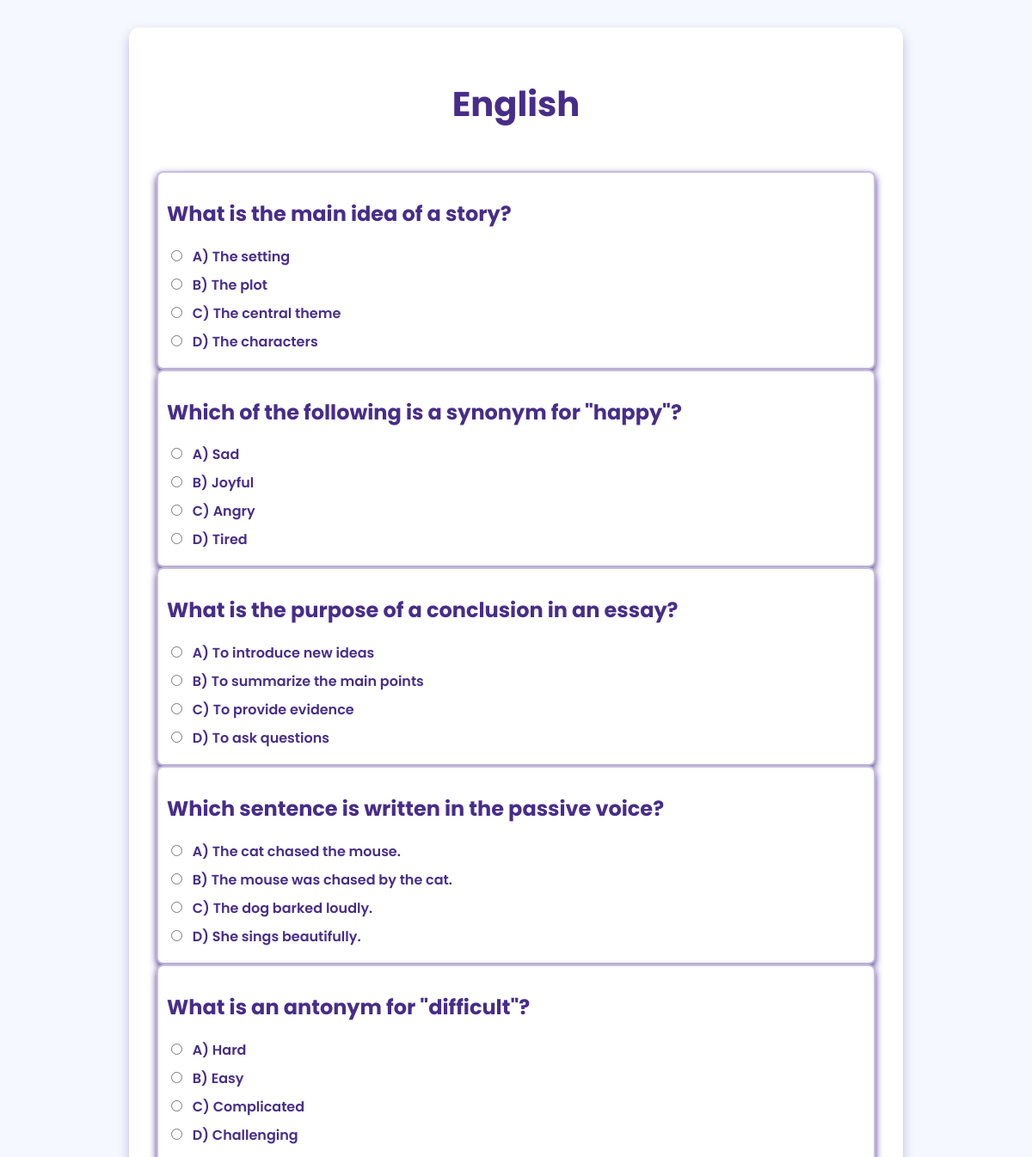
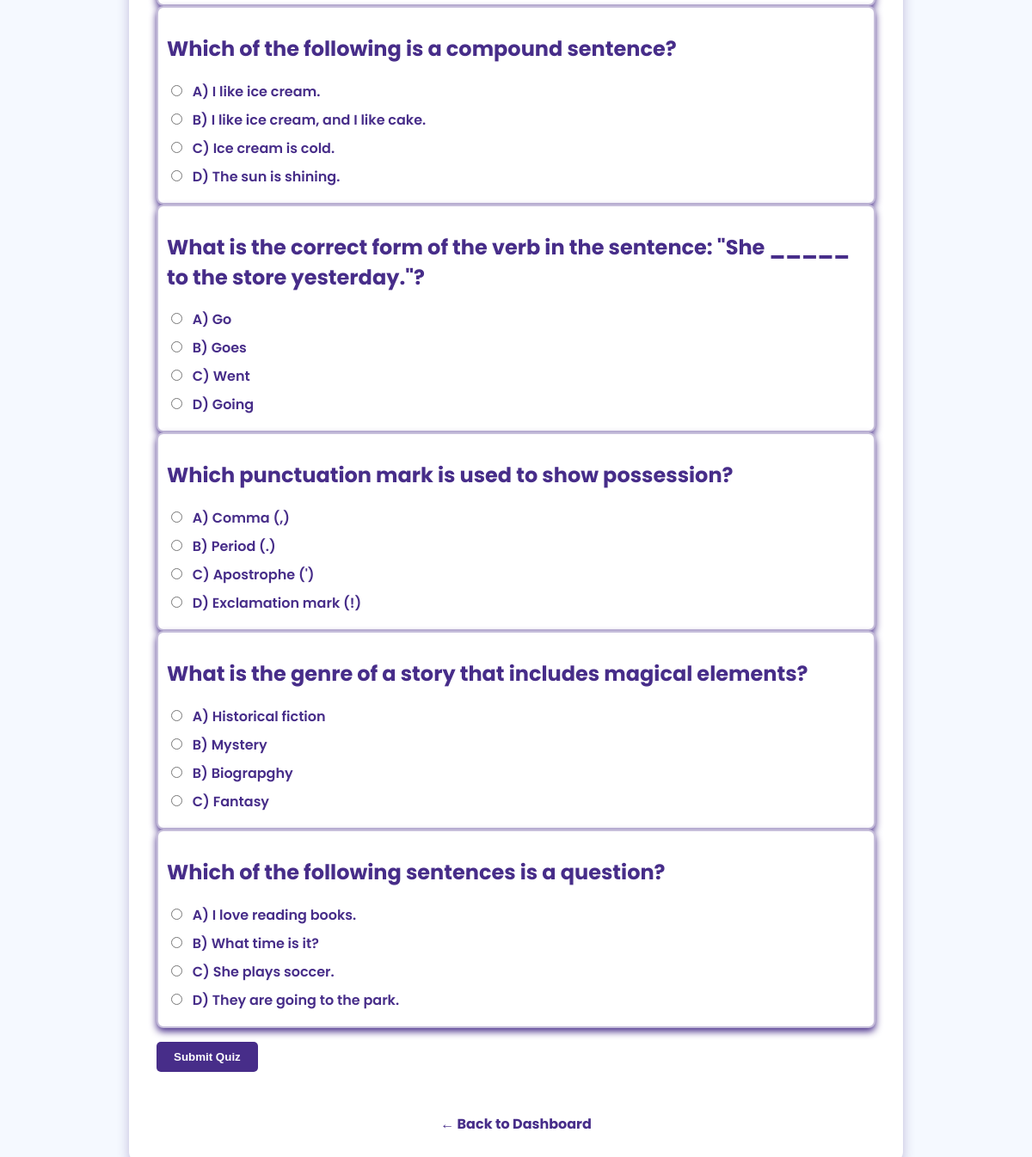
The app's page /quiz/1 with its own data (2 pictures, top to bottom).
### app.py (models this page shows)
class Quiz(db.Model):
    id = db.Column(db.Integer, primary_key=True)
    name = db.Column(db.String(100), nullable=False)
    questions = db.relationship('Question', back_populates='quiz', lazy=True, cascade='all, delete-orphan')

class Question(db.Model):
    id = db.Column(db.Integer, primary_key=True)
    quiz_id = db.Column(db.Integer, db.ForeignKey('quiz.id'), nullable=False)
    text = db.Column(db.String(200), nullable=False)
    choice_1 = db.Column(db.String(200), nullable=False)
    choice_2 = db.Column(db.String(200), nullable=False)
    choice_3 = db.Column(db.String(200), nullable=False)
    choice_4 = db.Column(db.String(200), nullable=False)
    correct_answer = db.Column(db.String(200), nullable=False)
    quiz = db.relationship('Quiz', back_populates='questions')

### app.py (the view, shortened to what this page needs)
@app.route('/quiz/<int:quiz_id>', methods=['GET', 'POST'])
def quiz_view(quiz_id):
    quiz = Quiz.query.get_or_404(quiz_id)
    return render_template('quiz.html', quiz=quiz)

### templates/quiz.html (shortened to what this page needs)
<!DOCTYPE html>
<html lang="en">
<head>
</head>
<body>
    <div class="container">
        <h1>{{ quiz.name }}</h1>
        <form method="post" id="quizForm">
            {% for question in quiz.questions %}
                <div class="question">
                    <h2>{{ question.text }}</h2>
                    <label><input type="radio" name="q{{ question.id }}" value="{{ question.choice_1 }}" required /> {{ question.choice_1 }}</label>
                    <label><input type="radio" name="q{{ question.id }}" value="{{ question.choice_2 }}" /> {{ question.choice_2 }}</label>
                    <label><input type="radio" name="q{{ question.id }}" value="{{ question.choice_3 }}" /> {{ question.choice_3 }}</label>
                    <label><input type="radio" name="q{{ question.id }}" value="{{ question.choice_4 }}" /> {{ question.choice_4 }}</label>
                </div>
            {% endfor %}
            <button type="submit">Submit Quiz</button>
        </form>
        <a href="{{ url_for('student_dashboard') }}" class="back">← Back to Dashboard</a>
    </div>
</body>
</html>

### templates/quiz.html (style rules this page uses)
*, *::before, *::after { box-sizing: border-box; }
body { font-family: 'Poppins', sans-serif; background: #f5f9ff; margin: 0; padding: 2rem; color: #472d89; min-height: 100vh; display: flex; justify-content: center; align-items: flex-start; }
.container { max-width: 900px; width: 100%; background: #fff; padding: 2rem; border-radius: 12px; box-shadow: 0 6px 14px rgba(71, 45, 137, 0.3); display: flex; flex-direction: column; gap: 2rem; }
h1 { font-weight: 700; font-size: 2.5rem; color: #472d89; text-align: center; margin-bottom: 1rem; }
.question { padding: 10px; background: #fff; border-radius: 8px; border: 2px solid rgba(71, 45, 137, 0.3); box-shadow: 0 4px 8px #472d89; transition: border-color 0.3s ease; }
label { display: block; margin-bottom: 0.5rem; cursor: pointer; font-weight: 600; }
input[type="radio"] { margin-right: 8px; }
button { padding: 10px 20px; background-color: #472d89; color: #fff; border: none; border-radius: 5px; cursor: pointer; font-weight: bold; transition: background-color 0.3s ease; margin-top: 1rem; align-self: flex-end; }
a.back { display: inline-block; margin-top: 1rem; text-decoration: none; color: #472d89; font-weight: bold; text-align: center; }

### records on screen
Quiz: name "English"
Question: text "What is the main idea of a story?", choice_1 "A) The setting", choice_2 "B) The plot", choice_3 "C) The central theme", choice_4 "D) The characters"
Question: text "Which of the following is a synonym for \"happy\"?", choice_1 "A) Sad", choice_2 "B) Joyful", choice_3 "C) Angry", choice_4 "D) Tired"
Question: text "What is the purpose of a conclusion in an essay?", choice_1 "A) To introduce new ideas", choice_2 "B) To summarize the main points", choice_3 "C) To provide evidence", choice_4 "D) To ask questions"
Question: text "Which sentence is written in the passive voice?", choice_1 "A) The cat chased the mouse.", choice_2 "B) The mouse was chased by the cat.", choice_3 "C) The dog barked loudly.", choice_4 "D) She sings beautifully."
Question: text "What is an antonym for \"difficult\"?", choice_1 "A) Hard", choice_2 "B) Easy", choice_3 "C) Complicated", choice_4 "D) Challenging"
Question: text "Which of the following is a compound sentence?", choice_1 "A) I like ice cream.", choice_2 "B) I like ice cream, and I like cake.", choice_3 "C) Ice cream is cold.", choice_4 "D) The sun is shining."
Question: text "What is the correct form of the verb in the sentence: \"She _____ to the store yesterday.\"?", choice_1 "A) Go", choice_2 "B) Goes", choice_3 "C) Went", choice_4 "D) Going"
Question: text "Which punctuation mark is used to show possession?", choice_1 "A) Comma (,)", choice_2 "B) Period (.)", choice_3 "C) Apostrophe (')", choice_4 "D) Exclamation mark (!)"
Question: text "What is the genre of a story that includes magical elements?", choice_1 "A) Historical fiction", choice_2 "B) Mystery", choice_3 "B) Biograpghy", choice_4 "C) Fantasy"
Question: text "Which of the following sentences is a question?", choice_1 "A) I love reading books.", choice_2 "B) What time is it?", choice_3 "C) She plays soccer.", choice_4 "D) They are going to the park."
